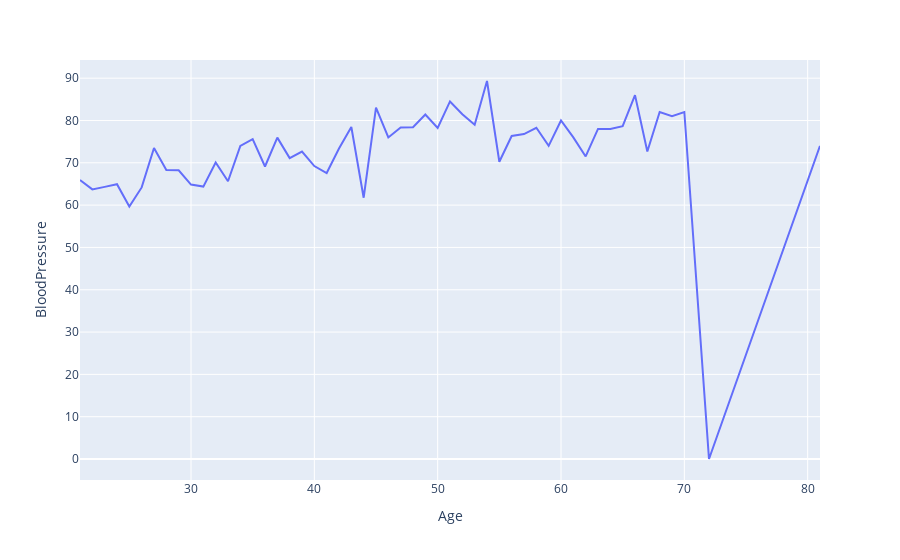

Notebook code for this chart:
### Markdown cell above
# Line Chart

### Code cell
px.line(df1,x='Age',y='BloodPressure')

### Figure 1 — Plotly figure (JSON) as saved in the notebook; plotly's stock layout.template omitted (floating-point values rounded to 4 significant figures)
{"data": [{"hovertemplate": "Age=%{x}<br>BloodPressure=%{y}<extra></extra>", "legendgroup": "", "line": {"color": "#636efa", "dash": "solid"}, "mode": "lines", "name": "", "orientation": "v", "showlegend": false, "type": "scatter", "x": [21, 22, 23, 24, 25, 26, 27, 28, 29, 30, 31, 32, 33, 34, 35, 36, 37, 38, 39, 40, 41, 42, 43, 44, 45, 46, 47, 48, 49, 50, 51, 52, 53, 54, 55, 56, 57, 58, 59, 60, 61, 62, 63, 64, 65, 66, 67, 68, 69, 70, 72, 81], "xaxis": "x", "y": [65.94, 63.72, 64.32, 64.96, 59.67, 64.18, 73.5, 68.31, 68.24, 64.86, 64.38, 70.06, 65.65, 74, 75.6, 69.12, 75.95, 71.12, 72.67, 69.23, 67.59, 73.39, 78.46, 61.75, 83.07, 76, 78.33, 78.4, 81.4, 78.25, 84.5, 81.5, 79, 89.33, 70.25, 76.33, 76.8, 78.29, 74, 80, 76, 71.5, 78, 78, 78.67, 86, 72.67, 82, 81, 82, 0, 74], "yaxis": "y"}], "layout": {"legend": {"tracegroupgap": 0}, "margin": {"t": 60}, "xaxis": {"anchor": "y", "domain": [0, 1], "title": {"text": "Age"}}, "yaxis": {"anchor": "x", "domain": [0, 1], "title": {"text": "BloodPressure"}}}}
